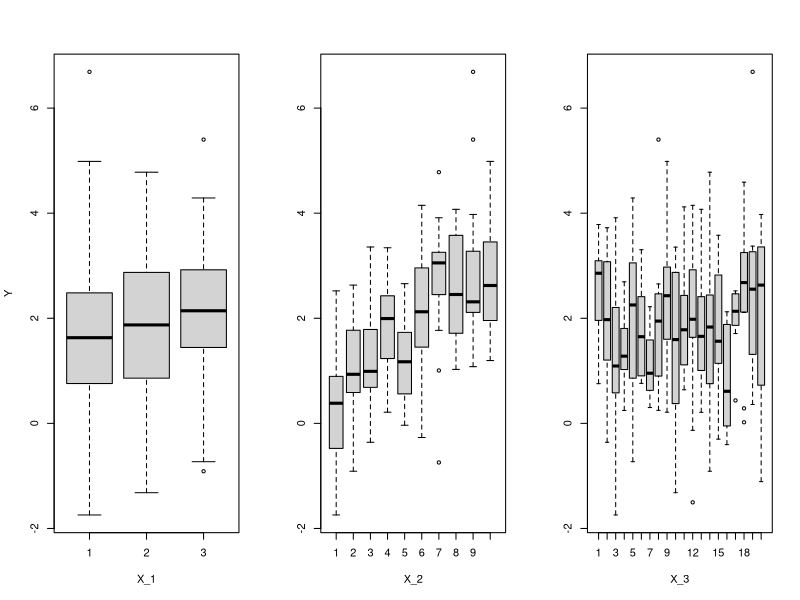

Write R code to recreate this figure.
## ---- chunk 1
#| code-fold: true
#| warning: false

# Install packages for later use
library(ggplot2)
library(dplyr)
library(tidyr)

# Set a seed for reproducibility
set.seed(17)

## ---- chunk 2

# Generate data for 'n' observations
generate_data <- function(n = 200){

    # define number of observations to be 200
    n_obs <- n

    # generate categorical variables for dataset
    # add prob = c(p, p, p) to adjust group representation
    X_1 <- factor(sample(1:3, n_obs, replace = TRUE), levels = 1:3)
    X_2 <- factor(sample(1:10, n_obs, replace = TRUE), levels = 1:10)
    X_3 <- factor(sample(1:20, n_obs, replace= TRUE), levels = 1:20)

    # generate outcome variable based on X_2 values plus random noise
    Y <- ifelse(X_2 == 1, 0.5,
         ifelse(X_2 %in% 2:3, 1,
         ifelse(X_2 %in% 4:6, 1.75, 2.75))) + rnorm(n_obs)

    # combine data to one data frame and return
    data.frame(Y, X_1, X_2, X_3)
}

sample_data <- generate_data()
head(sample_data)
## ---- chunk 3

yl <- range(sample_data$Y)

par(mfrow = c(1,3))
plot(Y ~ X_1, data = sample_data, xlab = 'X_1', ylab = 'Y', ylim = yl)
plot(Y ~ X_2, data = sample_data, xlab = 'X_2', ylab = '', ylim = yl)
plot(Y ~ X_3, data = sample_data, xlab = 'X_3', ylab = '', ylim = yl)

## ---- chunk 4

lm1 <- lm(Y ~ X_1 + X_2 + X_3, data = sample_data)
summary(lm1)

## ---- chunk 5

model.matrix(Y ~ X_1 + X_2 + X_3, data = sample_data) |> head()
